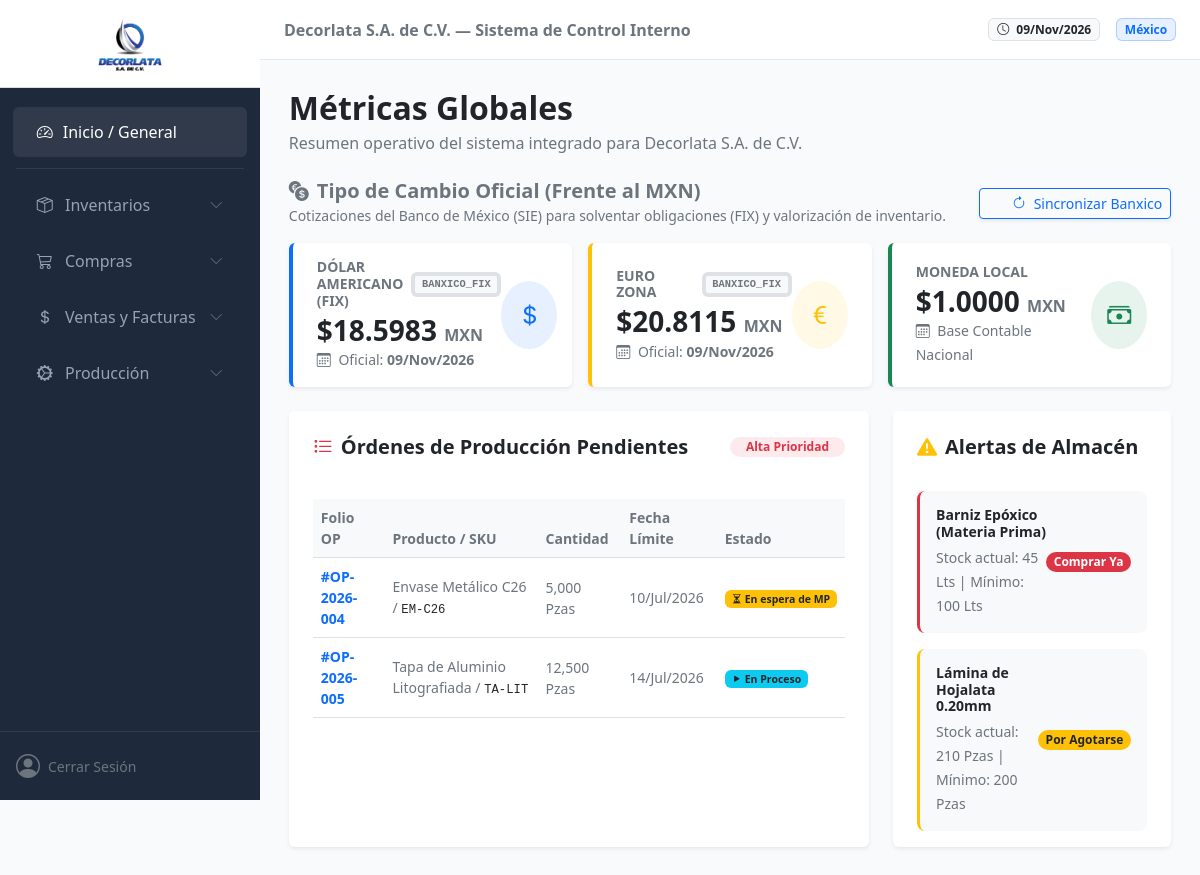
The page / on the database its author committed.
### general/models.py (models this page shows, shortened)
class TipoCambio(models.Model):
    moneda_origen = models.ForeignKey(Moneda, on_delete=models.CASCADE, related_name='cambios')
    valor_en_mxn = models.DecimalField(max_digits=12, decimal_places=4, verbose_name="Valor en MXN")
    fecha = models.DateField(default=timezone.now, verbose_name="Fecha del Tipo de Cambio")
    fuente = models.CharField(max_length=50, default="BANXICO_FIX", verbose_name="Fuente / Mecanismo")
    class Meta:
        verbose_name = "Tipo de Cambio"
        verbose_name_plural = "Tipos de Cambio"
        unique_together = ('moneda_origen', 'fecha')
        ordering = ['-fecha', 'moneda_origen']

### general/views.py (the view)
# urls.py: path('', dashboard_view, name='dashboard'),
def dashboard_view(request):
    context = {
        'currencies': obtener_tarjetas_moneda(auto_sincronizar=True),
    }
    return render(request, 'general/dashboard.html', context)

### general/templates/general/dashboard.html (shortened to what this page needs)
{% extends 'general/base.html' %}
{% load static %} {% block title %}Dashboard | ERP Decorlata{% endblock %}
{% block content %}
<div class="row mb-4 align-items-center">
    <div class="col">
        <h2 class="fw-bold text-dark mb-1">Métricas Globales</h2>
        <p class="text-muted mb-0">Resumen operativo del sistema integrado para Decorlata S.A. de C.V.</p>
    </div>
</div>
<div class="d-flex justify-content-between align-items-center mb-3 flex-wrap gap-2">
    <div>
        <h5 class="text-secondary fw-semibold mb-0">
            <i class="bi bi-currency-exchange me-2"></i>Tipo de Cambio Oficial (Frente al MXN)
        </h5>
        <small class="text-muted">Cotizaciones del Banco de México (SIE) para solventar obligaciones (FIX) y valorización de inventario.</small>
    </div>
    <form hx-post="{% url 'general:sincronizar_tipo_cambio' %}"
          hx-target="#currency-cards-container"
          hx-swap="innerHTML"
          class="d-inline">
        <button type="submit" class="btn btn-sm btn-outline-primary shadow-sm" id="btn-sync-banxico">
            <i class="bi bi-arrow-clockwise me-1"></i> Sincronizar Banxico
        </button>
    </form>
</div>
<div class="row g-3 mb-4" id="currency-cards-container">
    {% include 'general/partials/_tarjetas_divisas.html' %}
</div>
<div class="row g-4">
    <div class="col-12 col-xl-8">
        <div class="card border-0 shadow-sm h-100">
            <div class="card-header bg-white border-0 pt-4 px-4 d-flex justify-content-between align-items-center">
                <h5 class="fw-bold text-dark mb-0"><i class="bi bi-list-task me-2 text-danger"></i>Órdenes de Producción Pendientes</h5>
                <span class="badge bg-danger bg-opacity-10 text-danger rounded-pill px-3">Alta Prioridad</span>
            </div>
            <div class="card-body px-4 pb-4">
                <div class="table-responsive mt-3">
                    <table class="table table-hover align-middle mb-0">
                        <thead class="table-light text-muted small">
                            <tr>
                                <th>Folio OP</th>
                                <th>Producto / SKU</th>
                                <th>Cantidad</th>
                                <th>Fecha Límite</th>
                                <th>Estado</th>
                            </tr>
                        </thead>
                        <tbody class="text-secondary small">
                            <tr>
                                <td class="fw-bold text-primary">#OP-2026-004</td>
                                <td>Envase Metálico C26 / <code class="text-dark">EM-C26</code></td>
                                <td>5,000 Pzas</td>
                                <td>10/Jul/2026</td>
                                <td><span class="badge bg-warning text-dark"><i class="bi bi-hourglass-split"></i> En espera de MP</span></td>
                            </tr>
                            <tr>
                                <td class="fw-bold text-primary">#OP-2026-005</td>
                                <td>Tapa de Aluminio Litografiada / <code class="text-dark">TA-LIT</code></td>
                                <td>12,500 Pzas</td>
                                <td>14/Jul/2026</td>
                                <td><span class="badge bg-info text-dark"><i class="bi bi-play-fill"></i> En Proceso</span></td>
                            </tr>
                        </tbody>
                    </table>
                </div>
            </div>
        </div>
    </div>
    <div class="col-12 col-xl-4">
        <div class="card border-0 shadow-sm h-100">
            <div class="card-header bg-white border-0 pt-4 px-4">
                <h5 class="fw-bold text-dark mb-0"><i class="bi bi-exclamation-triangle-fill me-2 text-warning"></i>Alertas de Almacén</h5>
            </div>
            <div class="card-body px-4">
                <div class="d-flex flex-column gap-3 mt-2">
                    <div class="p-3 bg-light rounded-3 border-start border-danger border-3 d-flex justify-content-between align-items-center">
                        <div>
                            <h6 class="mb-1 fw-bold small text-dark">Barniz Epóxico (Materia Prima)</h6>
                            <small class="text-muted">Stock actual: 45 Lts | Mínimo: 100 Lts</small>
                        </div>
                        <span class="badge bg-danger rounded-pill">Comprar Ya</span>
                    </div>
                    <div class="p-3 bg-light rounded-3 border-start border-warning border-3 d-flex justify-content-between align-items-center">
                        <div>
                            <h6 class="mb-1 fw-bold small text-dark">Lámina de Hojalata 0.20mm</h6>
                            <small class="text-muted">Stock actual: 210 Pzas | Mínimo: 200 Pzas</small>
                        </div>
                        <span class="badge bg-warning text-dark rounded-pill">Por Agotarse</span>
                    </div>
                </div>
            </div>
        </div>
    </div>
</div>
{% endblock %}

### general/templates/general/partials/_tarjetas_divisas.html (shortened to what this page needs)
{% for card in currencies %}
<div class="col-12 col-md-4">
    <div class="card border-0 shadow-sm py-2 px-3 border-start border-{{ card.style }} border-4 h-100">
        <div class="card-body p-2 d-flex justify-content-between align-items-center">
            <div>
                <div class="d-flex align-items-center gap-2 mb-1">
                    <h6 class="text-muted mb-0 small fw-bold">{{ card.name }}</h6>
                    {% if not card.mxn %}
                        <span class="badge bg-light text-secondary border font-monospace" style="font-size: 0.65rem;">
                            {{ card.fuente }}
                        </span>
                    {% endif %}
                </div>
                <h3 class="mb-0 fw-bold text-dark">
                    ${{ card.rate|floatformat:4 }} <small class="fs-6 text-muted">MXN</small>
                </h3>
                <small class="text-muted">
                    <i class="bi bi-calendar3 me-1"></i>
                    {% if card.mxn %}
                        Base Contable Nacional
                    {% else %}
                        Oficial: <strong>{{ card.update_date|date:"d/M/Y" }}</strong>
                    {% endif %}
                </small>
            </div>
            <div class="bg-{{ card.style }} bg-opacity-10 p-3 rounded-circle text-{{ card.style }}">
                <i class="bi bi-{{ card.icon }} fs-4"></i>
            </div>
        </div>
    </div>
</div>
{% endfor %}

### general/templates/general/base.html (style rules this page uses)
:root { --sidebar-width: 260px; --primary-dark: #1e293b; --bg-light: #f8fafc; }
body { background-color: var(--bg-light); font-family: system-ui, -apple-system, sans-serif; overflow-x: hidden; }

### rows shown on the page
TipoCambio: fuente "BANXICO_FIX", rate "18.5983", update_date "09/Nov/2026"
TipoCambio: fuente "BANXICO_FIX", rate "20.8115", update_date "09/Nov/2026"

### other values the page prints
{{ card.name }} "DÓLAR AMERICANO (FIX)" "EURO ZONA" "MONEDA LOCAL"
{{ card.rate|floatformat:4 }} "1.0000"
